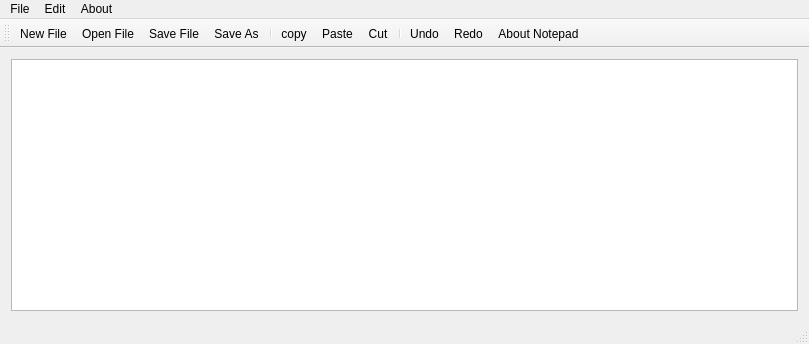
<?xml version="1.0" encoding="UTF-8"?>
<ui version="4.0">
 <class>MainWindow</class>
 <widget class="QMainWindow" name="MainWindow">
  <property name="geometry">
   <rect>
    <x>0</x>
    <y>0</y>
    <width>809</width>
    <height>344</height>
   </rect>
  </property>
  <property name="windowTitle">
   <string>MainWindow</string>
  </property>
  <widget class="QWidget" name="centralWidget">
   <layout class="QGridLayout" name="gridLayout">
    <item row="0" column="0">
     <widget class="QTextEdit" name="textEdit">
      <property name="sizePolicy">
       <sizepolicy hsizetype="Preferred" vsizetype="Preferred">
        <horstretch>0</horstretch>
        <verstretch>0</verstretch>
       </sizepolicy>
      </property>
     </widget>
    </item>
   </layout>
  </widget>
  <widget class="QMenuBar" name="menuBar">
   <property name="enabled">
    <bool>true</bool>
   </property>
   <property name="geometry">
    <rect>
     <x>0</x>
     <y>0</y>
     <width>809</width>
     <height>22</height>
    </rect>
   </property>
   <property name="sizePolicy">
    <sizepolicy hsizetype="Preferred" vsizetype="Preferred">
     <horstretch>0</horstretch>
     <verstretch>0</verstretch>
    </sizepolicy>
   </property>
   <property name="maximumSize">
    <size>
     <width>16777215</width>
     <height>16777215</height>
    </size>
   </property>
   <widget class="QMenu" name="menuEdit">
    <property name="title">
     <string>Edit</string>
    </property>
    <addaction name="actionCut"/>
    <addaction name="actionEdit_Button"/>
    <addaction name="actionPaste"/>
    <addaction name="separator"/>
    <addaction name="separator"/>
    <addaction name="actionUndo"/>
    <addaction name="actionRedo"/>
   </widget>
   <widget class="QMenu" name="menuAbout">
    <property name="title">
     <string>About</string>
    </property>
    <addaction name="actionAbout_Notepad"/>
   </widget>
   <widget class="QMenu" name="menuFile">
    <property name="title">
     <string>File</string>
    </property>
    <addaction name="actionNew_File"/>
    <addaction name="actionFileButton"/>
    <addaction name="separator"/>
    <addaction name="actionSave"/>
    <addaction name="actionSave_As"/>
    <addaction name="separator"/>
    <addaction name="actionQuit"/>
   </widget>
   <addaction name="menuFile"/>
   <addaction name="menuEdit"/>
   <addaction name="menuAbout"/>
  </widget>
  <widget class="QToolBar" name="mainToolBar">
   <property name="sizePolicy">
    <sizepolicy hsizetype="Preferred" vsizetype="Preferred">
     <horstretch>0</horstretch>
     <verstretch>0</verstretch>
    </sizepolicy>
   </property>
   <property name="autoFillBackground">
    <bool>true</bool>
   </property>
   <attribute name="toolBarArea">
    <enum>TopToolBarArea</enum>
   </attribute>
   <attribute name="toolBarBreak">
    <bool>false</bool>
   </attribute>
   <addaction name="actionNew_File"/>
   <addaction name="actionFileButton"/>
   <addaction name="actionSave"/>
   <addaction name="actionSave_As"/>
   <addaction name="separator"/>
   <addaction name="actionEdit_Button"/>
   <addaction name="actionPaste"/>
   <addaction name="actionCut"/>
   <addaction name="separator"/>
   <addaction name="actionUndo"/>
   <addaction name="actionRedo"/>
   <addaction name="actionAbout_Notepad"/>
  </widget>
  <widget class="QStatusBar" name="statusBar"/>
  <action name="actionFileButton">
   <property name="icon">
    <iconset resource="piics.qrc">
     <normaloff>:/newpics/open-file-icon.png</normaloff>:/newpics/open-file-icon.png</iconset>
   </property>
   <property name="text">
    <string>Open File</string>
   </property>
  </action>
  <action name="actionEdit_Button">
   <property name="icon">
    <iconset resource="piics.qrc">
     <normaloff>:/newpics/copy-icon.png</normaloff>:/newpics/copy-icon.png</iconset>
   </property>
   <property name="text">
    <string>copy</string>
   </property>
  </action>
  <action name="actionCut">
   <property name="icon">
    <iconset resource="piics.qrc">
     <normaloff>:/newpics/cut-icon.png</normaloff>:/newpics/cut-icon.png</iconset>
   </property>
   <property name="text">
    <string>Cut</string>
   </property>
  </action>
  <action name="actionNew_File">
   <property name="icon">
    <iconset resource="piics.qrc">
     <normaloff>:/newpics/Files-New-File-icon.png</normaloff>:/newpics/Files-New-File-icon.png</iconset>
   </property>
   <property name="text">
    <string>New File</string>
   </property>
  </action>
  <action name="actionQuit">
   <property name="icon">
    <iconset resource="piics.qrc">
     <normaloff>:/newpics/Oxygen-Icons.org-Oxygen-Actions-dialog-close.ico</normaloff>:/newpics/Oxygen-Icons.org-Oxygen-Actions-dialog-close.ico</iconset>
   </property>
   <property name="text">
    <string>Quit</string>
   </property>
  </action>
  <action name="actionSave">
   <property name="icon">
    <iconset resource="piics.qrc">
     <normaloff>:/newpics/Save-icon.png</normaloff>:/newpics/Save-icon.png</iconset>
   </property>
   <property name="text">
    <string>Save File</string>
   </property>
  </action>
  <action name="actionPaste">
   <property name="icon">
    <iconset resource="piics.qrc">
     <normaloff>:/newpics/paste-icon.png</normaloff>:/newpics/paste-icon.png</iconset>
   </property>
   <property name="text">
    <string>Paste</string>
   </property>
  </action>
  <action name="actionUndo">
   <property name="icon">
    <iconset resource="piics.qrc">
     <normaloff>:/newpics/1702.png</normaloff>:/newpics/1702.png</iconset>
   </property>
   <property name="text">
    <string>Undo</string>
   </property>
  </action>
  <action name="actionRedo">
   <property name="icon">
    <iconset resource="piics.qrc">
     <normaloff>:/newpics/redo-5.png</normaloff>:/newpics/redo-5.png</iconset>
   </property>
   <property name="text">
    <string>Redo</string>
   </property>
  </action>
  <action name="actionSave_As">
   <property name="icon">
    <iconset resource="piics.qrc">
     <normaloff>:/newpics/Save-as-icon.png</normaloff>:/newpics/Save-as-icon.png</iconset>
   </property>
   <property name="text">
    <string>Save As</string>
   </property>
  </action>
  <action name="actionAbout_Notepad">
   <property name="icon">
    <iconset resource="piics.qrc">
     <normaloff>:/newpics/about.png</normaloff>:/newpics/about.png</iconset>
   </property>
   <property name="text">
    <string>About Notepad</string>
   </property>
  </action>
 </widget>
 <layoutdefault spacing="6" margin="11"/>
 <resources>
  <include location="piics.qrc"/>
 </resources>
 <connections/>
</ui>
